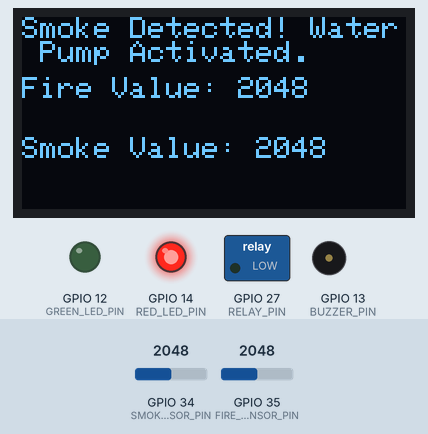
Recording of a sketch running on a simulated ESP32. Parts: 128×64 one-colour display, switched loads named in the sketch (green lamp = pin HIGH), output pins drawn as LEDs (lit = HIGH), buzzer (waves = sounding, pin HIGH). The test bench sets the inputs (shaded band); at power-on: GPIO 35 (FIRE_SENSOR_PIN) = 2048, GPIO 34 (SMOKE_SENSOR_PIN) = 2048. WiFi joins after 1.5 s; servers stay silent unless stated; what the sketch prints to the serial monitor is not drawn.

Above: at 5.59 s.
5.6 s: GPIO 35 (FIRE_SENSOR_PIN) set to 2428
At 7.0 s:
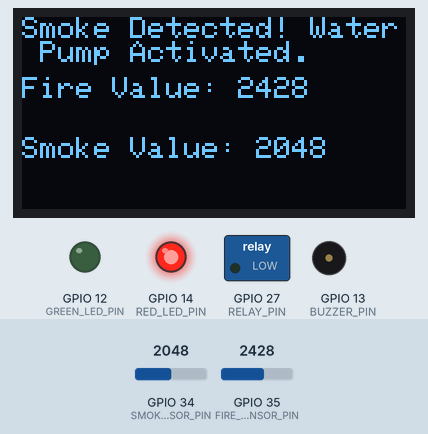
7.1 s: GPIO 35 (FIRE_SENSOR_PIN) set to 2540
At 9.5 s:
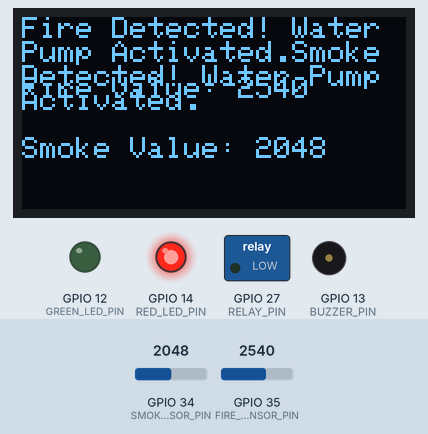
9.8 s: GPIO 34 (SMOKE_SENSOR_PIN) set to 1550
At 11.2 s:
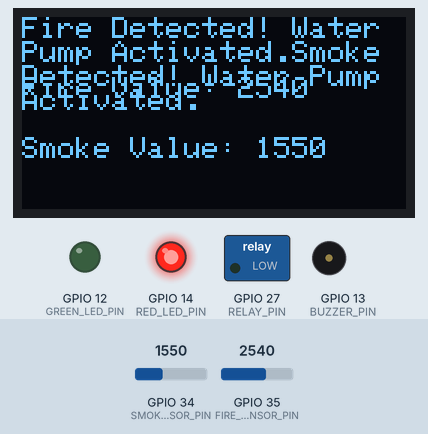
11.3 s: GPIO 34 (SMOKE_SENSOR_PIN) set to 1427
At 13.1 s:
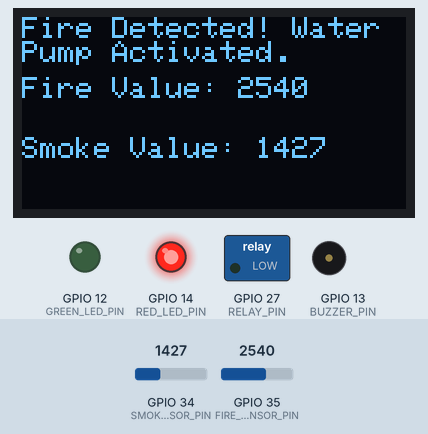
13.7 s: GPIO 35 (FIRE_SENSOR_PIN) set to 2460
At 15.15 s:
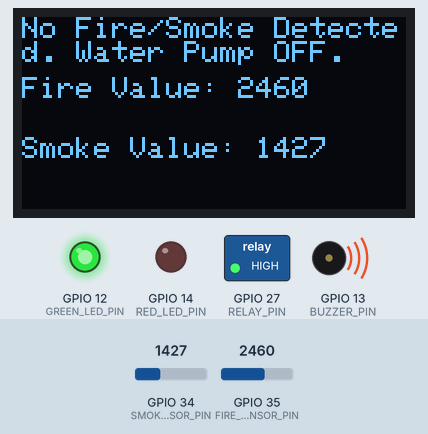
15.3 s: GPIO 34 (SMOKE_SENSOR_PIN) set to 1540
At 17.5 s:
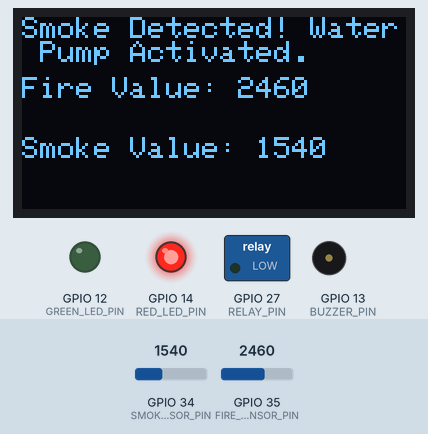
Timing chart, 0 to 17.8 s (numbered marks = the images above; inputs shaded):
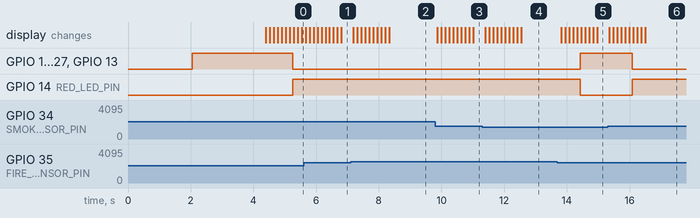

The sketch:

Fire_alarm_sys_Final_update.ino
```cpp
#define BLYNK_TEMPLATE_ID "TMPL4MfJj7V5h"
#define BLYNK_TEMPLATE_NAME "ABDELERIM"
#define BLYNK_AUTH_TOKEN "5OwHNwwMoIsdxVJGShpXeltUMCqG2mTz"

#include <Wire.h>
#include <Adafruit_GFX.h>
#include <Adafruit_SSD1306.h>
#include <BlynkSimpleEsp32.h>

// Pin Definitions
#define RED_LED_PIN 14    // Red LED
#define GREEN_LED_PIN 12  // Green LED
#define BUZZER_PIN 13     // Buzzer
#define FIRE_SENSOR_PIN 35 // Fire sensor (MH-Sensor-Series)
#define SMOKE_SENSOR_PIN 34 // Smoke sensor (MQ-2)
#define RELAY_PIN 27       // Relay Pin for controlling the water pump

// Wi-Fi credentials
const char* ssid = "ABRGhamry";
const char* pass = "ghsam9999";

// OLED Display Settings
#define SCREEN_WIDTH 128
#define SCREEN_HEIGHT 64
#define OLED_RESET -1
Adafruit_SSD1306 display(SCREEN_WIDTH, SCREEN_HEIGHT, &Wire, OLED_RESET);

// Fire and Smoke sensor thresholds
int fireThreshold = 2500;  // Fire sensor threshold
int smokeThreshold = 1500;  // Smoke sensor threshold

// Parameters for averaging
#define NUM_READINGS 10
int fireReadings[NUM_READINGS];
int smokeReadings[NUM_READINGS];
int fireIndex = 0;
int smokeIndex = 0;
int fireTotal = 0;
int smokeTotal = 0;
int fireAverage = 0;
int smokeAverage = 0;

// Timer for alarm duration
unsigned long lastCheckTime = 0;  // Time of the last check
unsigned long alarmStartTime = 0;  // Start time of the alarm
bool alarmActive = false;  // Flag to track if alarm is active

void setup() {
  Serial.begin(115200);  // Start serial communication

  // Initialize OLED display (using I2C address 0x3C)
  Serial.println("Initializing OLED display...");
  if (!display.begin(SSD1306_SWITCHCAPVCC, 0x3C)) {
    Serial.println(F("OLED allocation failed"));
    while (1);  // Stay here if OLED initialization fails
  }

  display.clearDisplay();
  display.setTextSize(1);
  display.setTextColor(SSD1306_WHITE);
  display.setCursor(0, 0);
  display.print("System Initialized");
  display.display();
  delay(2000);  // Delay to show initialization message

  pinMode(RED_LED_PIN, OUTPUT);
  pinMode(GREEN_LED_PIN, OUTPUT);
  pinMode(BUZZER_PIN, OUTPUT);
  pinMode(RELAY_PIN, OUTPUT);  // Set the relay pin as output

  // Start with the first Green LED ON
  digitalWrite(GREEN_LED_PIN, HIGH);
  digitalWrite(RED_LED_PIN, LOW);
  digitalWrite(BUZZER_PIN, HIGH);
  digitalWrite(RELAY_PIN, HIGH);  //  water pump is OFF by default

  // Initialize all readings to 0
  for (int i = 0; i < NUM_READINGS; i++) {
    fireReadings[i] = 0;
    smokeReadings[i] = 0;
  }

  // Initialize Wi-Fi and Blynk connection
  Serial.println("Connecting to Wi-Fi...");
  WiFi.begin(ssid, pass);  // Connect to Wi-Fi

  int attempts = 0;  // Connection attempts counter
  while (WiFi.status() != WL_CONNECTED && attempts < 10) {  // Timeout after 10 attempts
    delay(1000);
    Serial.print(".");
    attempts++;
  }

  if (WiFi.status() == WL_CONNECTED) {
    Serial.println("Connected to Wi-Fi");
  } else {
    Serial.println("Failed to connect to Wi-Fi");
    return;  // If Wi-Fi connection fails, stop setup here
  }

  // Attempt Blynk connection
  Serial.println("Connecting to Blynk...");
  Blynk.begin(BLYNK_AUTH_TOKEN, ssid, pass);  // Connect to Blynk server

  attempts = 0;  // Reset connection attempts counter
  while (!Blynk.connected() && attempts < 10) {  // Timeout after 10 attempts
    delay(1000);
    Serial.print(".");
    attempts++;
  }

  if (Blynk.connected()) {
    Serial.println("Connected to Blynk");
  } else {
    Serial.println("Failed to connect to Blynk");
    return;  // If Blynk connection fails, stop setup here
  }
}

void loop() {
  Blynk.run();  // Run Blynk background tasks

  unsigned long currentMillis = millis();

  // Always update the sensor values continuously
  fireTotal = fireTotal - fireReadings[fireIndex];
  smokeTotal = smokeTotal - smokeReadings[smokeIndex];

  // Read the fire and smoke sensor values
  fireReadings[fireIndex] = analogRead(FIRE_SENSOR_PIN);
  smokeReadings[smokeIndex] = analogRead(SMOKE_SENSOR_PIN);

  // Add the new readings to the total
  fireTotal = fireTotal + fireReadings[fireIndex];
  smokeTotal = smokeTotal + smokeReadings[smokeIndex];

  // Move to the next index
  fireIndex = fireIndex + 1;
  smokeIndex = smokeIndex + 1;

  // If we've reached the end of the array, wrap around to the beginning
  if (fireIndex >= NUM_READINGS) {
    fireIndex = 0;
  }
  if (smokeIndex >= NUM_READINGS) {
    smokeIndex = 0;
  }

  // Calculate the average value
  fireAverage = fireTotal / NUM_READINGS;
  smokeAverage = smokeTotal / NUM_READINGS;

  // Print fire and smoke sensor averages to Serial Monitor
  Serial.print("Fire Sensor Average Value: ");
  Serial.println(fireAverage);
  Serial.print("Smoke Sensor Average Value: ");
  Serial.println(smokeAverage);

  // Display on OLED
  display.clearDisplay();
  display.setCursor(0, 0);

  bool fireDetected = false;
  bool smokeDetected = false;

  // Check for fire detection
  if (fireAverage >= fireThreshold) {
    fireDetected = true;
    digitalWrite(RED_LED_PIN, HIGH);    // Red LED ON
    digitalWrite(GREEN_LED_PIN, LOW);   // Green LED OFF
    digitalWrite(BUZZER_PIN, LOW);     // Buzzer ON
    digitalWrite(RELAY_PIN, LOW);       // Activate the relay (turn on the water pump)
    display.print("Fire Detected! Water Pump Activated.");
    alarmStartTime = currentMillis;  // Reset the alarm start time
    alarmActive = true;
  }

  // Check for smoke detection
  if (smokeAverage >= smokeThreshold) {
    smokeDetected = true;
    digitalWrite(RED_LED_PIN, HIGH);    // Red LED ON
    digitalWrite(GREEN_LED_PIN, LOW);   // Green LED OFF
    digitalWrite(BUZZER_PIN, LOW);     // Buzzer ON
    digitalWrite(RELAY_PIN, LOW);       // Activate the relay (turn on the water pump)
    display.print("Smoke Detected! Water Pump Activated.");
    alarmStartTime = currentMillis;  // Reset the alarm start time
    alarmActive = true;
  }

  // If neither fire nor smoke is detected
  if (!fireDetected && !smokeDetected) {
    digitalWrite(RED_LED_PIN, LOW);     // Red LED OFF
    digitalWrite(BUZZER_PIN, HIGH);      // Buzzer OFF
    digitalWrite(GREEN_LED_PIN, HIGH);  // Green LED ON
    digitalWrite(RELAY_PIN, HIGH);      // Deactivate the relay (turn off the water pump)
    display.print("No Fire/Smoke Detected. Water Pump OFF.");
  }

  // Reset the alarm after 10 seconds if active
  if (alarmActive && (currentMillis - alarmStartTime >= 10000)) {
    alarmActive = false;  // Reset alarm state
    digitalWrite(RED_LED_PIN, LOW);      // Red LED OFF
    digitalWrite(BUZZER_PIN, HIGH);       // Buzzer OFF
    digitalWrite(GREEN_LED_PIN, HIGH);   // Green LED ON
    digitalWrite(RELAY_PIN, HIGH);       //  water pump is OFF
    Serial.println("Alarm ended.");
  }

  // Send sensor values to Blynk
  Blynk.virtualWrite(V0, fireAverage);  // Fire sensor value on V0
  Blynk.virtualWrite(V1, smokeAverage); // Smoke sensor value on V1

  // Send relay control status (Water pump) to Blynk
  if (digitalRead(RELAY_PIN) == LOW) {
    Blynk.virtualWrite(V2, 1);  // Water pump ON
  } else {
    Blynk.virtualWrite(V2, 0);  // Water pump OFF
  }

  display.setCursor(0, 20);
  display.print("Fire Value: ");
  display.println(fireAverage);
  display.setCursor(0, 40);
  display.print("Smoke Value: ");
  display.println(smokeAverage);

  display.display();  // Update OLED display
  delay(100);  // Short delay to allow for faster display updates
}
```

Measured:
- the behaviour switches between 2499 and 2500 on GPIO 35 (FIRE_SENSOR_PIN) (found by bisection; images 1 and 2)
- the behaviour switches between 1500 and 1499 on GPIO 34 (SMOKE_SENSOR_PIN) (found by bisection; images 3 and 4)
- after the input at 5.6 s, the display: first changes after 0.06 s (image 1 shows a later state)
- after the input at 7.1 s, the display: first changes after 0.09 s (image 2 shows a later state)
- after the input at 9.8 s, the display: first changes after 0.07 s (image 3 shows a later state)
- after the input at 11.3 s, the display: first changes after 0.10 s (image 4 shows a later state)
- after the input at 13.7 s, GPIO 12 (GREEN_LED_PIN), GPIO 27 (RELAY_PIN), GPIO 13 (BUZZER_PIN): LOW → HIGH after 0.73 s; GPIO 14 (RED_LED_PIN): HIGH → LOW after 0.73 s; the display: first changes after 0.12 s (image 5 shows a later state)
- after the input at 15.3 s, GPIO 12 (GREEN_LED_PIN), GPIO 27 (RELAY_PIN), GPIO 13 (BUZZER_PIN): HIGH → LOW after 0.78 s; GPIO 14 (RED_LED_PIN): LOW → HIGH after 0.78 s; the display: first changes after 0.05 s (image 6 shows a later state)
